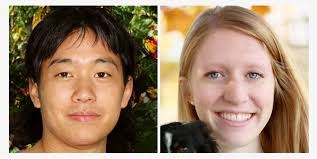
#> input picture input.jpg, 317 x 159 px, found by its file name
$ jupyter execute --allow-errors 10_Gamma_correction.ipynb
#> lines starting #> are read from the running program, lines starting #| are printed output that depends on the picture; pictures that were not available may be replaced by others from this repository, and a replacement may not be noted
# <div style="direction:rtl;text-align:right;font-family:B Lotus, B Nazanin, Tahoma">تنظیم روشنایی و کنتراست(با تصحیح گاما)</div>
<div style="direction:rtl;text-align:right;font-family:Tahoma">
تصحیح گاما را می توان برای تصحیح روشنایی یک تصویر با استفاده از تبدیل غیر خطی بین مقادیر ورودی و مقادیر خروجی نگاشت شده استفاده کرد:</div>
<br/>

$$O = \left( \frac{I}{255} \right)^{\gamma} \times 255$$

<br/>
<div style="direction:rtl;text-align:right;font-family:Tahoma">
از آنجایی که این رابطه غیر خطی است، اثر برای همه پیکسل ها یکسان نخواهد بود و به مقدار اصلی آنها بستگی دارد.
</div>

[cell 1]
import cv2
import numpy as np
from google.colab.patches import cv2_imshow
import matplotlib.pyplot as plt

from google.colab import drive
drive.mount('/content/drive')
data_path = "/content/drive/MyDrive/Colab Notebooks/class.vision-master/images"
image = cv2.imread(f'{data_path}/input.jpg')
#> image is the input picture: shape (159, 317, 3); mean B, G, R 109.5, 132.1, 157.1

<div style="direction:rtl;text-align:right;font-family:Tahoma">
وقتی
$$\gamma < 1$$
مناطق تاریک اصلی روشن تر خواهند بود و هیستوگرام به سمت راست منتقل می شود در حالی که با
$$\gamma > 1$$
برعکس خواهد بود.
</div>

# <div style="direction:rtl;text-align:right;font-family:B Lotus, B Nazanin, Tahoma">تصحیح یک تصویر کم نور یا underexposed image</div>

[cell 2]
gamma = 0.4

img_original = cv2.imread(f'{data_path}/room-light.jpg')
lookUpTable = np.empty((1,256), np.uint8)

for i in range(256):
    lookUpTable[0,i] = np.clip(pow(i / 255.0, gamma) * 255.0, 0, 255)
out = cv2.LUT(img_original, lookUpTable)
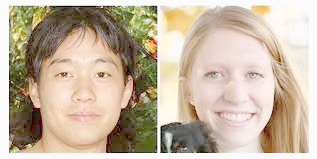
#> out: shape (159, 317, 3); mean B, G, R 159.7, 181.2, 197


plt.figure(figsize=[15,5])
plt.subplot(121);plt.imshow(img_original[...,::-1]);plt.title("Original");
plt.subplot(122);plt.imshow(out[...,::-1]);plt.title("Output");
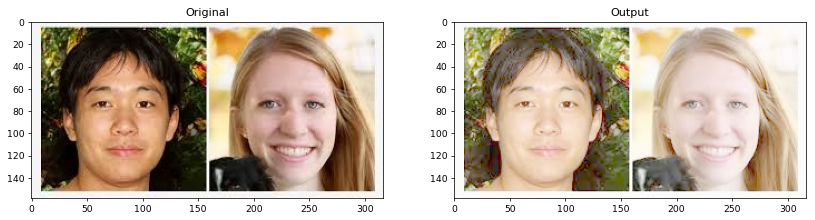
#> figure drawn by matplotlib, 2 panels

# <div style="direction:rtl;text-align:right;font-family:B Lotus, B Nazanin, Tahoma">مقایسه این روش با روش قبل</div>

[cell 3]
gamma = 0.4

img_original1 = cv2.imread(f'{data_path}/aa.jpg')
img_original2 = cv2.imread(f'{data_path}/asalooye.jpg')
output_linear1 = cv2.convertScaleAbs(img_original1, alpha=1.3, beta=40)
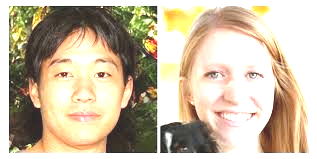
#> output_linear1: shape (159, 317, 3); mean B, G, R 162.5, 186.4, 201.4
output_linear2 = cv2.convertScaleAbs(img_original2, alpha=1.3, beta=40)

lookUpTable = np.empty((1,256), np.uint8)

for i in range(256):
    lookUpTable[0,i] = np.clip(pow(i / 255.0, gamma) * 255.0, 0, 255)

output_gammacorrected1 = cv2.LUT(img_original1, lookUpTable)
#> (the rest of this cell did not finish here and is left out)
